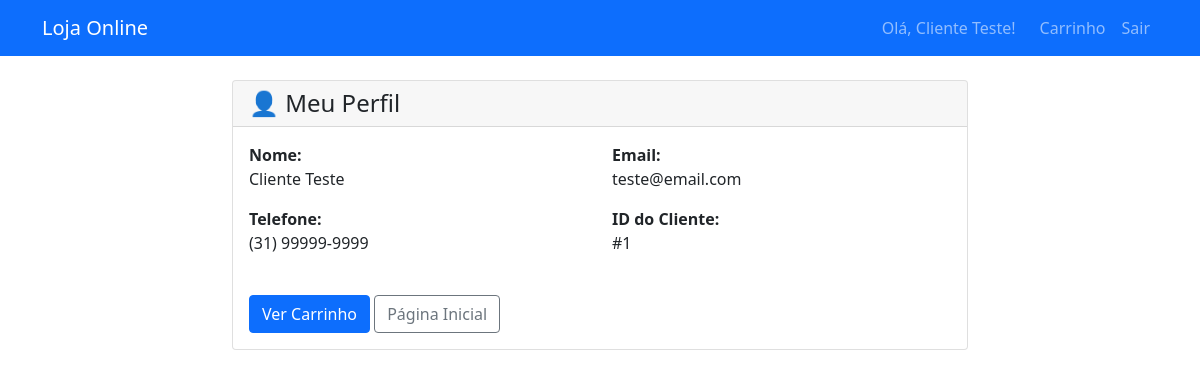
Page /perfil (signed in) on the committed database.
### tables this page shows
CREATE TABLE clientes (
    id INTEGER PRIMARY KEY AUTOINCREMENT,
    nome TEXT NOT NULL,
    email TEXT UNIQUE NOT NULL,
    senha_hash TEXT NOT NULL,
    telefone TEXT,
    data_cadastro DATETIME DEFAULT CURRENT_TIMESTAMP
);

### app.py (the view)
@app.route('/perfil')
@login_required
def perfil():
    cliente = buscar_cliente_por_id(session['cliente_id'])
    return render_template('perfil.html', cliente=cliente)

### app.py (called while the page is built)
def login_required(f):
    @wraps(f)
    def decorated_function(*args, **kwargs):
        if 'cliente_id' not in session:
            flash("Login necessário.", "error")
            return redirect(url_for('login'))
        return f(*args, **kwargs)
    return decorated_function

### auth.py (called while the page is built)
def get_db_connection():
    conn = sqlite3.connect('loja_online.db')
    conn.row_factory = sqlite3.Row
    return conn

def buscar_cliente_por_id(id):
    conn = get_db_connection()
    cliente = conn.execute(
        'SELECT * FROM clientes WHERE id = ?', (id,)
    ).fetchone()
    conn.close()
    if cliente:
        return {
            'id': cliente['id'],
            'nome': cliente['nome'],
            'email': cliente['email'],
            'telefone': cliente['telefone']
        }
    return None

### templates/perfil.html (shortened to what this page needs)
<!DOCTYPE html>
<html>
<head>
    <link href="https://cdn.jsdelivr.net/npm/bootstrap@5.1.3/dist/css/bootstrap.min.css" rel="stylesheet">
</head>
<body>
    <nav class="navbar navbar-expand-lg navbar-dark bg-primary">
        <div class="container">
            <a class="navbar-brand" href="/">Loja Online</a>
            <div class="navbar-nav ms-auto">
                <span class="navbar-text me-3">Olá, {{ session.cliente_nome }}!</span>
                <a class="nav-link" href="/carrinho">Carrinho</a>
                <a class="nav-link" href="/logout">Sair</a>
            </div>
        </div>
    </nav>
    <div class="container mt-4">
        <div class="row">
            <div class="col-md-8 mx-auto">
                <div class="card">
                    <div class="card-header">
                        <h4 class="mb-0">👤 Meu Perfil</h4>
                    </div>
                    <div class="card-body">
                        {% if cliente %}
                        <div class="row">
                            <div class="col-md-6">
                                <p><strong>Nome:</strong><br>{{ cliente.nome }}</p>
                            </div>
                            <div class="col-md-6">
                                <p><strong>Email:</strong><br>{{ cliente.email }}</p>
                            </div>
                            <div class="col-md-6">
                                <p><strong>Telefone:</strong><br>{{ cliente.telefone or 'Não informado' }}</p>
                            </div>
                            <div class="col-md-6">
                                <p><strong>ID do Cliente:</strong><br>#{{ cliente.id }}</p>
                            </div>
                        </div>
                        {% else %}
                        <p class="text-muted">Carregando dados...</p>
                        {% endif %}
                        <div class="mt-4">
                            <a href="/carrinho" class="btn btn-primary">Ver Carrinho</a>
                            <a href="/" class="btn btn-outline-secondary">Página Inicial</a>
                        </div>
                    </div>
                </div>
            </div>
        </div>
    </div>
</body>
</html>

### rows in the picture
clientes: cliente_nome "Cliente Teste", nome "Cliente Teste", email "teste@email.com", telefone "(31) 99999-9999", id "1"
